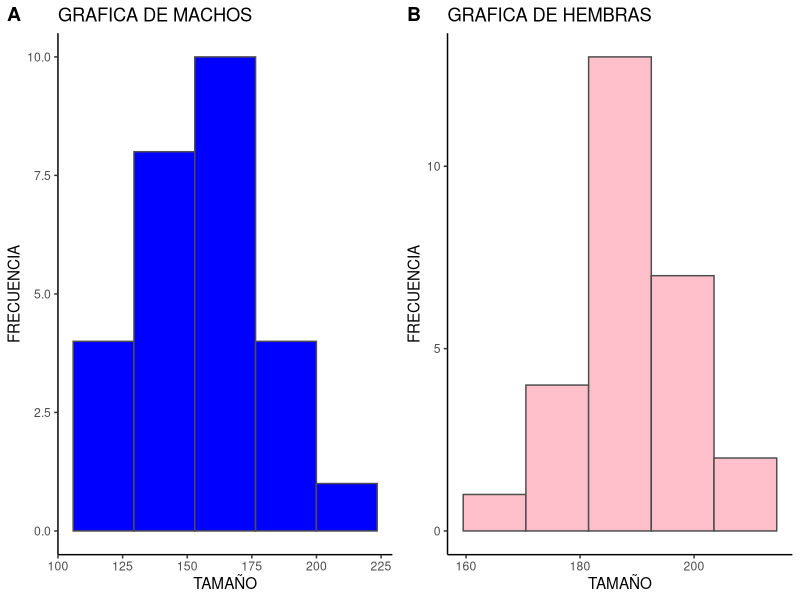
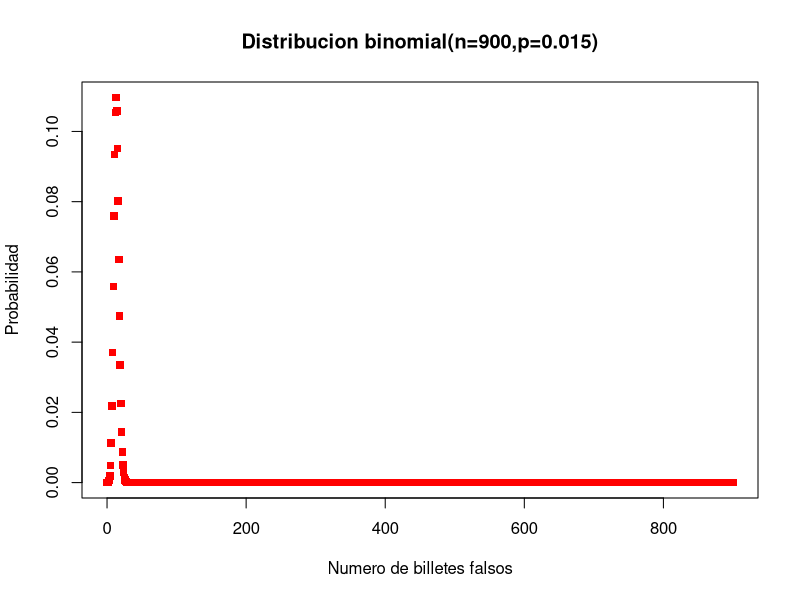
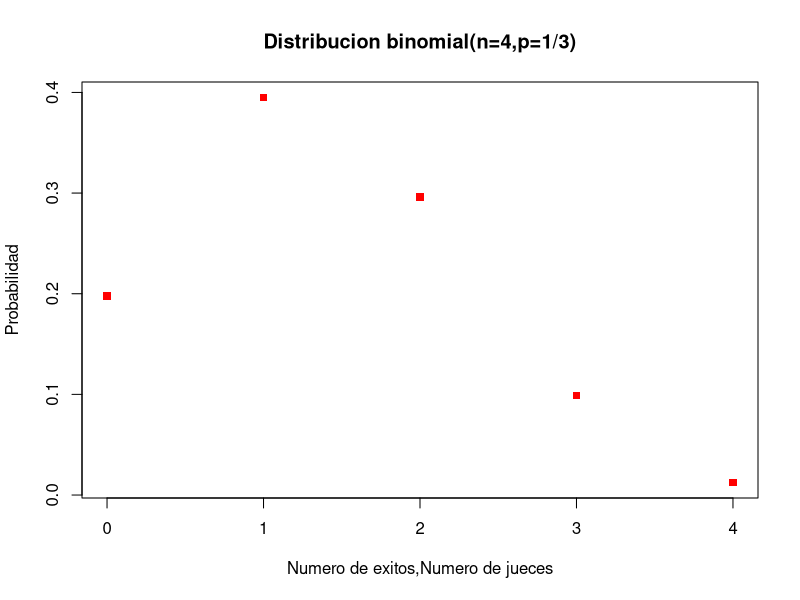
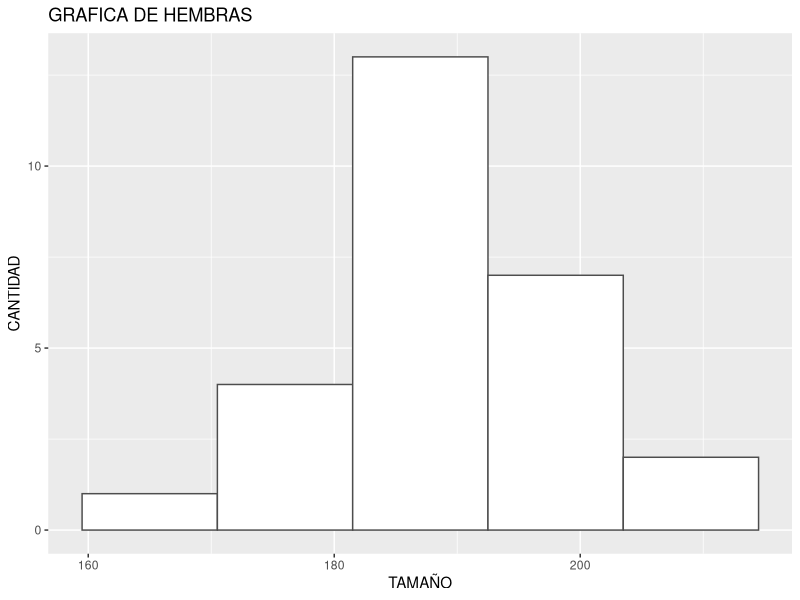
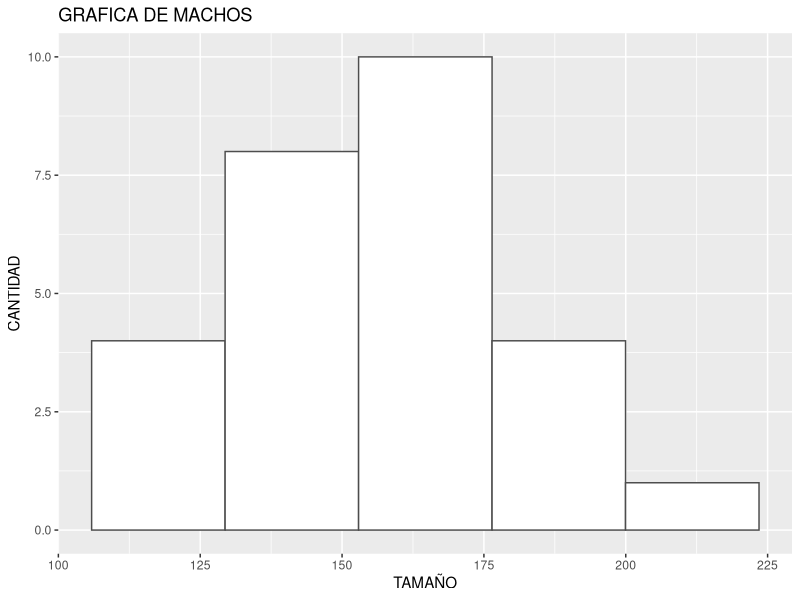

Write the R code that produced these figures, in order.
## ---- chunk 1



library(cowplot)
library(ggplot2)

# Se crean los veectores con sus respectivos tamaños.
hembras<-c(183.2,184.1,183.0,204.3,176.5,179.0,188.3,186.8,202.2,
           182.5,190.0,178.1,193.2,180.4,184.3,189.2,189.1,203.1,
           166.8,196.3,193.3,187.3,185.8,189.3,195.5,202.4,210.8)


machos<-c(140.9,121.7,173.8,154.5,109.2,150.7,203.3,163.0,137.7,
          173.9,177.4,154.8,177.5,153.4,138.7,136.7,165.3,126.7,
          118.9,140.0,192.7,134.4,175.0,169.8,153.9,176.7,150.0)



# se crea una matriz tanto con las hembras y los machos, se le da la propiedad de frame a la 
# matriz, para poder processarla con ggplot.
 



langostinos<- matrix(c(hembras, machos), nrow=27,ncol=2)
colnames(langostinos)<-c('hembras','machos')
langostinos=data.frame(value = langostinos)


# se grafican los dos histogramas.

 

grafico1<-ggplot(data=langostinos, aes (x = hembras))+
  geom_histogram(bins =5,col= "gray30", fill="pink")+
  theme_classic()+
  labs(title = "GRAFICA DE HEMBRAS", x = "TAMAÑO", y="FRECUENCIA")

grafico2<-ggplot(data=langostinos, aes (x = machos))+
  geom_histogram(bins =5, col= "gray30", fill="blue")+
  theme_classic()+
  labs(title = "GRAFICA DE MACHOS", x = "TAMAÑO", y="FRECUENCIA")

plot_grid(grafico2,grafico1, labels = "AUTO")


## ---- chunk 2
#a.  lo sumo 25 billetes sean falsos
#p(x<=25) = p(x<26)
pbinom(25,900,0.015)

#b. la cantidad de billetes falsos entre 20 y 30
#p(20<x30)
pbinom(30,900,0.015)-pbinom(20,900,0.015)

#c. Mas de 10 sean falsos
#p(x>10) = 1-P(x<=10)
1-pbinom(10,900,0.015)

plot (0:900,dbinom(0:900,900,0.015),main ="Distribucion binomial(n=900,p=0.015)",
      xlab = "Numero de billetes falsos" , ylab= "Probabilidad",col="red", pch=15)



## ---- chunk 3
#a. ¿Cuántos de los habitantes de la pequeña ciudad superarán previsiblemente los 92 



#p(x>92) = 1-p(x<=92)
1-pnorm(92,76,5)

#b. ¿Cuántos vivirán menos de 55 años o más de 75 años?
#p(x<55)  
pnorm(55,76,5)
# p(x>75) = 1-p(x<=75)
1-pnorm(75,76,5)

plot (0:4,dbinom(0:4,4,1/3),main ="Distribucion binomial(n=4,p=1/3)",
      xlab = "Numero de exitos,Numero de jueces" , ylab= "Probabilidad",col="red", pch=15)

machos<-c(140.9,121.7,173.8,154.5,109.2,150.7,203.3,163.0,137.7,
          173.9,177.4,154.8,177.5,153.4,138.7,136.7,165.3,126.7,
          118.9,140.0,192.7,134.4,175.0,169.8,153.9,176.7,150.0)

# se crea una matriz tanto con las hembras y los machos, se le da la propiedad de frame a la 
# matriz, para poder processarla con ggplot.

langostinos<- matrix(c(hembras, machos), nrow=27,ncol=2)
colnames(langostinos)<-c('hembras','machos')
langostinos=data.frame(value = langostinos)

# se grafican los dos histogramas.

par(mfrow= c(1,2))  

ggplot(data=langostinos, aes (x = hembras))+
  geom_histogram(bins =5, col= "gray30", fill="white")+
  labs(title = "GRAFICA DE HEMBRAS", x = "TAMAÑO", y="CANTIDAD")

ggplot(data=langostinos, aes (x = machos))+
  geom_histogram(bins =5, col= "gray30", fill="white")+
  labs(title = "GRAFICA DE MACHOS", x = "TAMAÑO", y="CANTIDAD")

  
